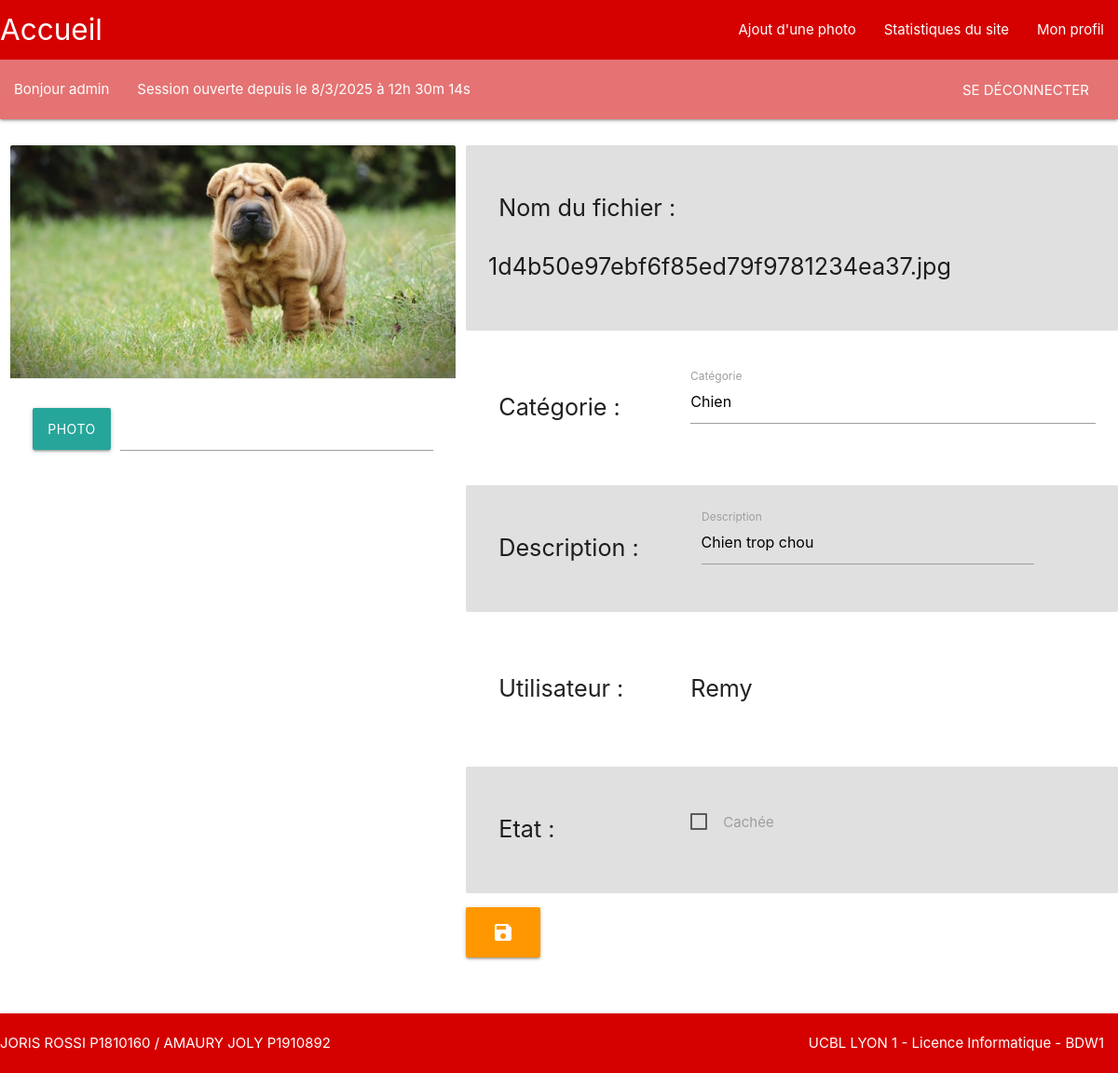
Screenshot of /?page=detail_photo&photo=1d4b50e97ebf6f85ed79f9781234ea37.jpg&edit=true (signed in) with the database file from the repository.
### tables this page shows
CREATE TABLE `photo` (
  `photoID` int(11) NOT NULL,
  `nomFich` varchar(50) DEFAULT NULL,
  `description` varchar(250) DEFAULT NULL,
  `catID` int(11) DEFAULT NULL,
  `userID` int(11) DEFAULT NULL,
  `is_cacher` tinyint(1) DEFAULT 0
);

CREATE TABLE `categorie` (
  `cat_id` int(11) NOT NULL,
  `nomCat` varchar(50) DEFAULT NULL
);

CREATE TABLE `utilisateur` (
  `utilisateurID` int(11) NOT NULL,
  `pseudo` varchar(50) DEFAULT NULL,
  `hash_mdp` varchar(50) DEFAULT NULL,
  `is_admin` tinyint(1) DEFAULT 0
);

### index.php (called while the page is built, shortened)
<?php
if (isset($_GET['page'])) {
    $page = htmlspecialchars($_GET['page']);
} else
    $page = 'accueil';
require_once(PATH_CONTROLLERS . $page . '.php');

### models/m_photo.php (called while the page is built, shortened)
<?php
function getPhoto($link, $nomPhoto) {
    $sql = "select  nomFich, pseudo, nomCat, description, is_cacher from photo
                join utilisateur u on photo.userID = u.utilisateurID
                join categorie c on photo.catID = c.cat_id
                where nomFich like '$nomPhoto';";
    $rslt = executeQuery($link, $sql);
    $arr_rslt = array();
    $res = mysqli_fetch_assoc($rslt);
    $arr_rslt['nomFich'] = $res['nomFich'];
    $arr_rslt['categorie'] = $res['nomCat'];
    $arr_rslt['utilisateur'] = $res['pseudo'];
    $arr_rslt['description'] = $res['description'];
    if($res['is_cacher'] == 0)
        $arr_rslt['cache'] = 'Visible';
    else
        $arr_rslt['cache'] = 'Caché';
    return $arr_rslt;
}

### models/m_bd.php (called while the page is built, shortened)
<?php
function executeQuery($link, $query)
{
    $resultat = mysqli_query($link, $query);
    if(!(is_bool($resultat)) && mysqli_num_rows($resultat) != 0)
        return $resultat;
    else
        return false;
}
?>

### views/v_detail_photo_edit.php (the view, shortened to what this page needs)
<div class="row">
    <form method="post" action="./?page=detail_photo&photo=<?php echo $photo['nomFich'] ?>&edit=true&submission=true"
          enctype="multipart/form-data" >
        <div class="row">
            <div class="col s5">
                <div class="card z-depth-0">
                    <div class="card-image">
                        <img class="responsive-img" src="<?php echo PATH_IMAGES . $photo['nomFich'] ?>"/>
                    </div>
                    <div class="card-action">
                        <div class="file-field input-field">
                            <div class="btn">
                                <span>Photo</span>
                            </div>
                            <div class="file-path-wrapper">
                                <input class="file-path validate" type="text"/>
                            </div>
                        </div>
                    </div>
                </div>
            </div>
            <div class="col s7">
                <div class="row card-panel z-depth-0 grey lighten-2">
                    <div class="col s4">
                        <p class="flow-text">Nom du fichier : </p>
                    </div>
                    <div class="">
                        <p class="flow-text"><?php echo $photo['nomFich'] ?></p>
                    </div>
                </div>
                <div class="row card-panel z-depth-0 ">
                    <div class="col s4">
                        <p class="flow-text">Catégorie : </p>
                    </div>
                    <div class="input-field valign-wrapper">
                        <input type="text" id="autocomplete-cat" class="autocomplete"
                               name="new_cat"
                               value="<?php echo $photo['categorie'] ?>"
                               autocomplete="off">
                        <label for="autocomplete-cat">Catégorie</label>
                    </div>
                </div>
                <div class="row card-panel z-depth-0 grey lighten-2">
                    <div class="col s4">
                        <p class="flow-text">Description : </p>
                    </div>
                    <div class="input-field col s7">
                        <input id="new_description" type="text" class="validate" data-length="250"
                               name="new_description"
                               value="<?php echo $photo['description'] ?>">
                        <label class="active" for="new_description">Description</label>
                    </div>
                </div>
                <div class="row card-panel z-depth-0 ">
                    <div class="col s4">
                        <p class="flow-text">Utilisateur : </p>
                    </div>
                    <div class="">
                        <p class="flow-text"><?php echo $photo['utilisateur'] ?></p>
                    </div>
                </div>
                <div class="row card-panel z-depth-0 grey lighten-2">
                    <div class="col s4">
                        <p class="flow-text">Etat : </p>
                    </div>
                    <div class="">
                        <br/>
                        <label class="valign-wrapper">
                            <span class="flow-text">Cachée</span>
                        </label>
                    </div>
                </div>
                <div class="row">
                    <div>
                        <button type="submit" class="btn-large orange"
                                href="./?page=detail_photo&photo=<?php echo $photo['nomFich'] ?>&edit=true&submission=true">
                            <i class="material-icons">save</i></button>
                    </div>
                </div>
            </div>
        </div>
    </form>
</div>

### rows the page displays
photo: nomFich (picture), nomFich "1d4b50e97ebf6f85ed79f9781234ea37.jpg", new_cat "Chien", new_description "Chien trop chou", userID.pseudo "Remy"

### other values shown
$_SESSION['pseudo'] "admin"
$timer_day "8"
$timer_month "3"
$timer_year "2025"
$timer_hour "12"
$timer_min "30"
$timer_sec "14"
AUTEUR "JORIS ROSSI P1810160 / AMAURY JOLY P1910892"
ORGANISATION "UCBL LYON 1 - Licence Informatique - BDW1"
